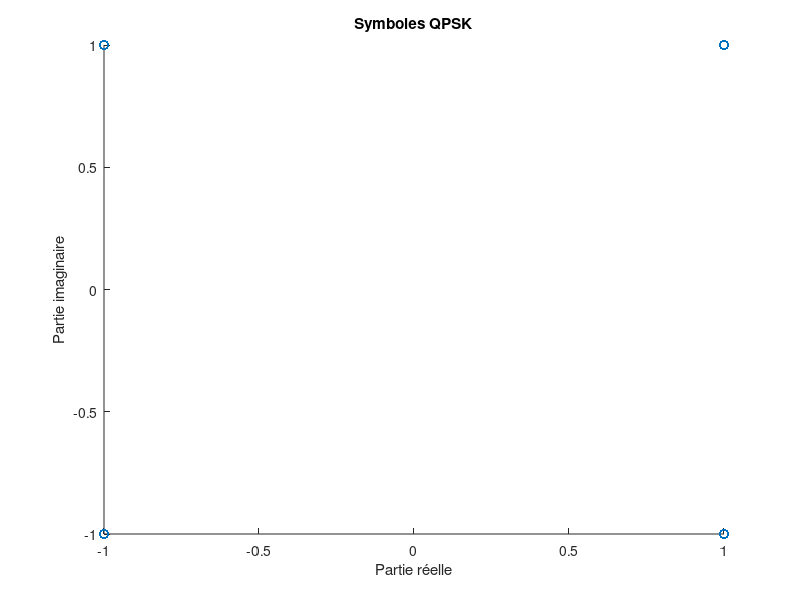

The MATLAB source for this figure: (Note: this script raises an error after producing the figure.)
clear all;
close all;

%=================[ Initialisation des parametres ]========================

Fe = 24000;
Te = 1 / Fe;
Rb = 3000;
Tb = 1 / Rb;
Nbits = 10000;
Fp = 2000;
rolloff = 0.35;
L = 10;
Ts = 2*Tb;
Ns = Ts/Te;
retard = L*Ns+1;

%===[ Implantation de la transmission avec transposition de fréquence ]====

% Génération des données à transmettre
bits = randi([0 1], 1, Nbits); 

% Mapping QPSK
SI = 1 - 2*bits(1:2:Nbits);
SQ = 1 - 2*bits(2:2:Nbits);
qpsk_symbols = SI + 1i*SQ;

% Affichage des symboles QPSK
figure(1);
scatter(real(qpsk_symbols), imag(qpsk_symbols));
xlabel('Partie réelle');
ylabel('Partie imaginaire');
title('Symboles QPSK');

% Filtre de mise en forme en racine de cosinus surélevé
h = rcosdesign(rolloff, L, Ns);

% Construction du peigne de dirack
peigneDirack = kron(qpsk_symbols, [1 zeros(1,Ns - 1)]);

xe = filter(h, 1, [peigneDirack zeros(1, retard)]);

% Densité spéctrale de puissance des signaux générés sur les voies en phase
% et en quadrature
Si = pwelch(real(xe),[], [], 2048, Fe, 'twosided');
Sq = pwelch(imag(xe),[], [], 2048, Fe, 'twosided');

% Affichage des DSP
f = linspace(-Fe/2, Fe/2, 2048);
%{
figure(2);
semilogy(f, fftshift(Si));
hold on;
semilogy(f, fftshift(Sq));
xlabel("Fréquence");
ylabel("Amplitude");
legend('Voie en phase (I)', 'Voie en quadrature (Q)');
%}
% Transposition de fréquence
t = 0:Te:Te*(length(xe)-1);
expo = exp(2*1i*pi*Fp*t);
x = real(xe.*expo);

% Ajout du bruit
Eb_Sur_N0 = 2;
Px = mean(abs(x).^2);
M = 4;
sigma_n = Px * Ns / ( 2*log2(M)*(10).^Eb_Sur_N0);
bruit = sigma_n * randn(1, length(x));
x = x + bruit;

% Densité spéctrale de puissance du signal transmis sur fréquence porteuse
Sx = pwelch(x,[], [], 2048, Fe, 'twosided');
figure(3);
semilogy(f, fftshift(Sx));
xlabel("Fréquence");
ylabel("Amplitude");

figure(4);
plot(t, x);
xlabel("Temps");
ylabel("Amplitude");

% Démodulation
x = x.*conj(expo);
z = filter(h, 1, [x zeros(1, L*Ns/2)]);
z = z(L*Ns/2 + 1:end);

z = z(1 : Ns: 1 + Ns*Nbits/2-1);
s_retrouve = zeros(1, Nbits);
s_retrouve(1:2:end) = (real(z) < 0);
s_retrouve(2:2:end) = (imag(z) < 0);

% TEB expérimental
x = real(xe.*expo);
EbN0_db = [0: 6];
EbN0 = 10.^(EbN0_db./10);
Px = mean(abs(xe).^2);
for k = 1:length(EbN0)
    sigma_n = sqrt(Px * Ns / ( 4*log2(M)*EbN0(k)));
    bruit = sigma_n * randn(1, length(x));
    r = x + bruit;
    % Démodulation
    re= r.*conj(expo);
    z = filter(h, 1, re);
    ze = z(retard + 1: Ns: end);
    
    s_retrouve = zeros(1, Nbits);
    s_retrouve(1:2:end) = (real(ze) < 0);
    s_retrouve(2:2:end) = (imag(ze) < 0);
    
    TEB_exp1(k) = sum(bits ~= s_retrouve)/Nbits;
end
%teb théorique 
Eb_Sur_N0_db = linspace(0,6,8*2+1);
Eb_Sur_N0 = 10.^(Eb_Sur_N0_db/10);

TEB_th = qfunc(sqrt(2*Eb_Sur_N0));

figure(5);
semilogy(EbN0_db, TEB_exp1, '+');
hold on;
semilogy(Eb_Sur_N0_db, TEB_th);
title('Comparaison erreur binaire pour QPSK');
xlabel('E_b/N_0 (en dB)');
ylabel('TEB');

%=========[ Implantation de chaine passe-bas équivalente 
%           à la chaine de transmission sur porteuse ]=====================

Eb_Sur_N0_db = [0: 6];
EbN0 = 10.^(Eb_Sur_N0_db./10);
Nbits = 3000;
Fe = 24000;
Te = 1 / Fe;
Rb = 3000;
M = 4;
Rs = Rb/log2(M);
Ns = Fe/Rs;
Fp = 2000;
rolloff = 0.35;
L = 10;
retard = L*Ns+1;

% Génération des données à transmettre
bits = randi([0 1], 1, Nbits); 

% Mapping QPSK
SI = 1 - 2*bits(1:2:Nbits);
SQ = 1 - 2*bits(2:2:Nbits);
qpsk_symbols = SI + 1i*SQ;

% Filtre de mise en forme en racine de cosinus surélevé
h = rcosdesign(rolloff, L, Ns);

% Construction du peigne de dirack
peigneDirack = kron(qpsk_symbols, [1 zeros(1,Ns - 1)]);
xe = filter(h, 1, [peigneDirack zeros(1, retard)]);

t = [0:length(xe)-1]*Te;
figure(2)
plot(t, real(xe), 'r');
hold on;
plot(t, imag(xe), 'b');
xlabel("Temps");
ylabel("Amplitude");
legend("signal en phase", "signal en quadrature");

% Transposition de fréquence
t = [0:length(xe)-1]*Te;
expo = exp(2*1i*pi*Fp*t);
x = real(xe.*expo);

% Densité spéctrale de puissance des signaux générés sur les voies en phase
% et en quadrature
Si = pwelch(real(x),[], [], 2048, Fe, 'twosided');
Sq = pwelch(imag(x),[], [], 2048, Fe, 'twosided');

% Affichage des DSP
f = linspace(-Fe/2, Fe/2, 2048);
%{
figure(2);
semilogy(f, fftshift(Si));
hold on;
semilogy(f, fftshift(Sq));
xlabel("Fréquence");
ylabel("Amplitude");
legend('Voie en phase (I)', 'Voie en quadrature (Q)');
%}

% Ajout du bruit
Px = mean(abs(xe).^2);
for k = 1:length(EbN0)
    sigma_n = Px * Ns / ( 2*log2(M)*EbN0(k));
    
    % Ajout du bruit complexe
    I = sqrt(sigma_n)/2 * randn(1, length(x));
    Q = sqrt(sigma_n)/2 * randn(1, length(x));
    r = x + I+ 1i*Q;
    % Démodulation
    re= r.*conj(expo);
    z = filter(h, 1, re);

    if (k == 1)
        %{
        Si = pwelch(real(z),[], [], 2048, Fe, 'twosided');
        Sq = pwelch(imag(z),[], [], 2048, Fe, 'twosided');
        f = linspace(-Fe/2, Fe/2, 2048);
        figure(2)
        semilogy(f, fftshift(Si));
        hold on;
        semilogy(f, fftshift(Sq));
        xlabel("Fréquence");
        ylabel("Amplitude");
        legend('Voie en phase (I)', 'Voie en quadrature (Q)');
        %}

    end 
    ze = z(retard + 1: Ns: length(z));
    s_retrouve = zeros(1, Nbits);
    s_retrouve(1:2:end) = (real(ze) < 0);
    s_retrouve(2:2:end) = (imag(ze) < 0);
    
    TEB_exp2(k) = sum(bits ~= s_retrouve)/Nbits;
end
figure(7)


%figure(8)
%eyediagram(z(2*Ns+1:end),2*Ns,2*Ts,Ns-1);

Eb_Sur_N0 = 10.^(Eb_Sur_N0_db/10);
TEB_theo2=  qfunc(sqrt(2*Eb_Sur_N0));  

%tracés des TEB
figure(9);
semilogy(Eb_Sur_N0_db,TEB_theo2);
hold on;
semilogy(Eb_Sur_N0_db,TEB_exp2,'+');
title('Comparaison erreur binaire pour QPSK');
xlabel('E_b/N_0 (en dB)');
ylabel('TEB');

%%=================[Comparaison DVS-S et DVB-S2]============================
Nbits = 3000;
Fe = 6e3;
Rb = 3e3;
Ns = Fe/Rb;
M = 8;
retard = L*Ns+1;

% Génération des données à transmettre
bits = randi([0 1], 1, Nbits);

%Mapping 8-PSK
V_bits = bit2int(bits',3);
V_bits = V_bits';
%4*bits(1:3:end)+ 2*bits(2:3:end) + bits(3:3:end);
psk_symbols = pskmod(V_bits, 8);

% Affichage des symboles 8-PSK
figure(10)
scatterplot(psk_symbols);
xlabel('Partie réelle');
ylabel('Partie imaginaire');
title('Symboles 8-PSK');

% Filtre de mise en forme en racine de cosinus surélevé
h = rcosdesign(rolloff, L, Ns);

% Construction du peigne de dirack
peigneDirack = kron(psk_symbols, [1 zeros(1,Ns - 1)]);
xe = filter(h, 1, [peigneDirack zeros(1, retard)]);


% Ajout du bruit
Eb_Sur_N0 = 2;
Px = mean(abs(x).^2, 2);
M = 8;
sigma_n = Px * Ns / ( 2*log2(M)*Eb_Sur_N0);
bruit = sigma_n * randn(1, length(xe));
x = xe + bruit;

% Demaping
x_retrouve = filter(h, 1, x);


x_retrouve = x_retrouve(retard + 1 : Ns : end);
bits_retrouve = pskdemod(x_retrouve, 8);
bits_retrouve = int2bit(bits_retrouve,3);
bits_retrouve = bits_retrouve(:)';

% Densité spéctrale de puissance des signaux générés sur les voies en phase
% et en quadrature
Si = pwelch(real(x),[], [], 2048, Fe, 'twosided');
Sq = pwelch(imag(x),[], [], 2048, Fe, 'twosided');

% Affichage des DSP
f = linspace(-Fe/2, Fe/2, 2048);
figure(12);
semilogy(f, fftshift(Si));
hold on;
semilogy(f, fftshift(Sq));
xlabel("Fréquence");
ylabel("Amplitude");
legend('Voie en phase (I)', 'Voie en quadrature (Q)');

Eb_Sur_N0_db = [0: 6];
EbN0 = 10.^(Eb_Sur_N0_db./10);
TEB_exp3 = zeros(1,length(Eb_Sur_N0_db));
TEB_EXP3 = zeros(100,length(Eb_Sur_N0_db));
% Ajout du bruit
Px = mean(abs(xe).^2);
for i = 1:100
for k = 1:length(EbN0)
    % Ajout du bruit complexe
    sigma_n = Px * Ns / ( 2*log2(M)*EbN0(k));
    I = sqrt(sigma_n)/2 * randn(1, length(xe));
    Q = sqrt(sigma_n)/2 * randn(1, length(xe));
    r = xe + I+ 1i*Q;
    % Demaping
    z = filter(h, 1, r);
    ze = z(retard : Ns: length(z)-1);
    if (i == 1)
        scatterplot(ze);
    end
    s_retrouve = pskdemod(ze, 8);
    s_retrouve = int2bit(s_retrouve,3);
    s_retrouve = s_retrouve(:);
    
    TEB_exp3(k) = mean(s_retrouve' ~= bits);
end
TEB_EXP3(i,:) = TEB_exp3;
end

TEB_th = 2/log2(M)*qfunc(sqrt(8*log2(M)*EbN0)*sin(pi/8));

TEB_exp3 = mean(TEB_EXP3,1);
figure(13);
semilogy(Eb_Sur_N0_db, TEB_exp3, '+');
hold on;
semilogy(Eb_Sur_N0_db,TEB_exp2,'o');
title('Comparaison erreur binaire pour 8-PSK');
xlabel('E_b/N_0 (en dB)');
ylabel('TEB')
legend("teb de la chaine DVS-S", "teb de la chaine DVB-S2")
